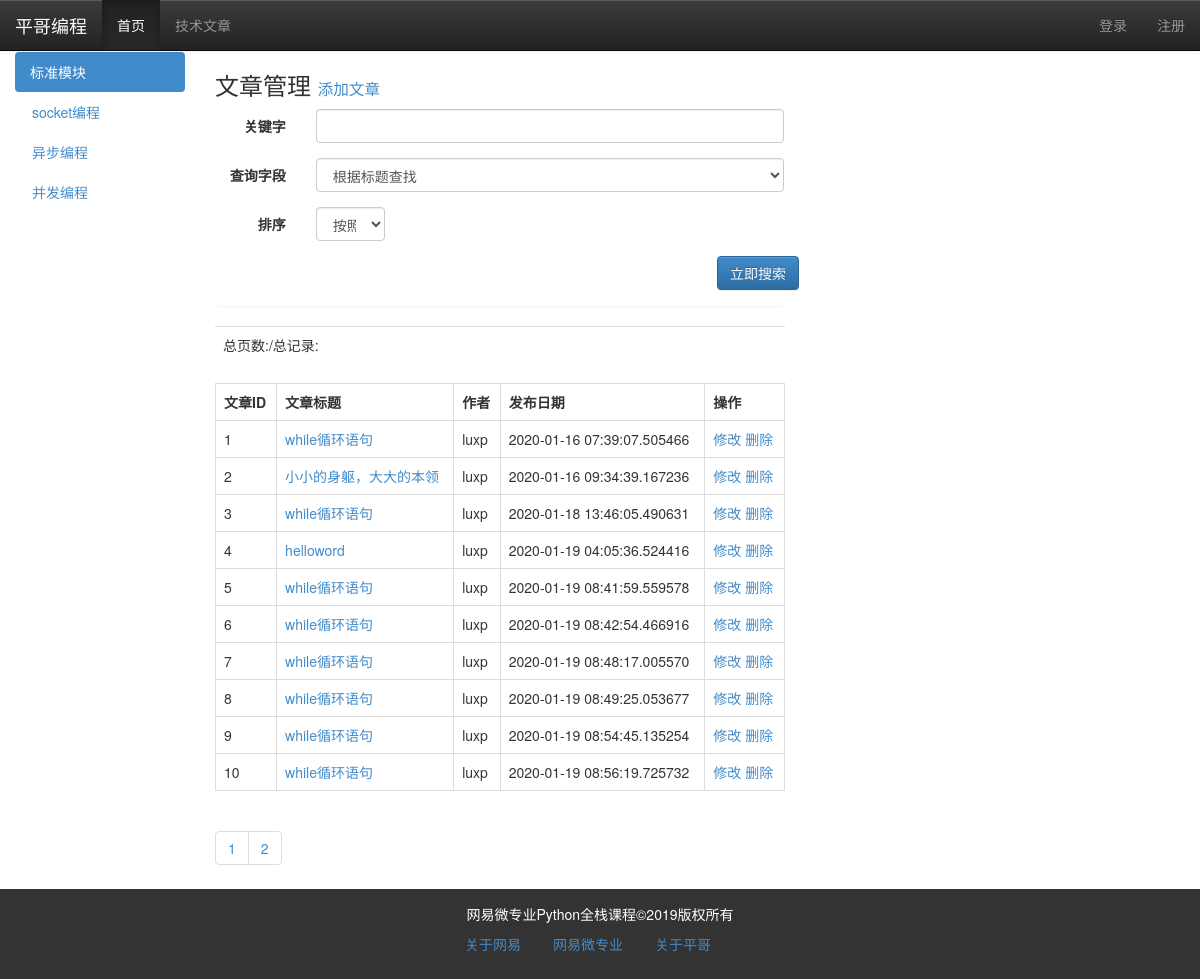
/article/list, run on an earlier commit of the app's database.
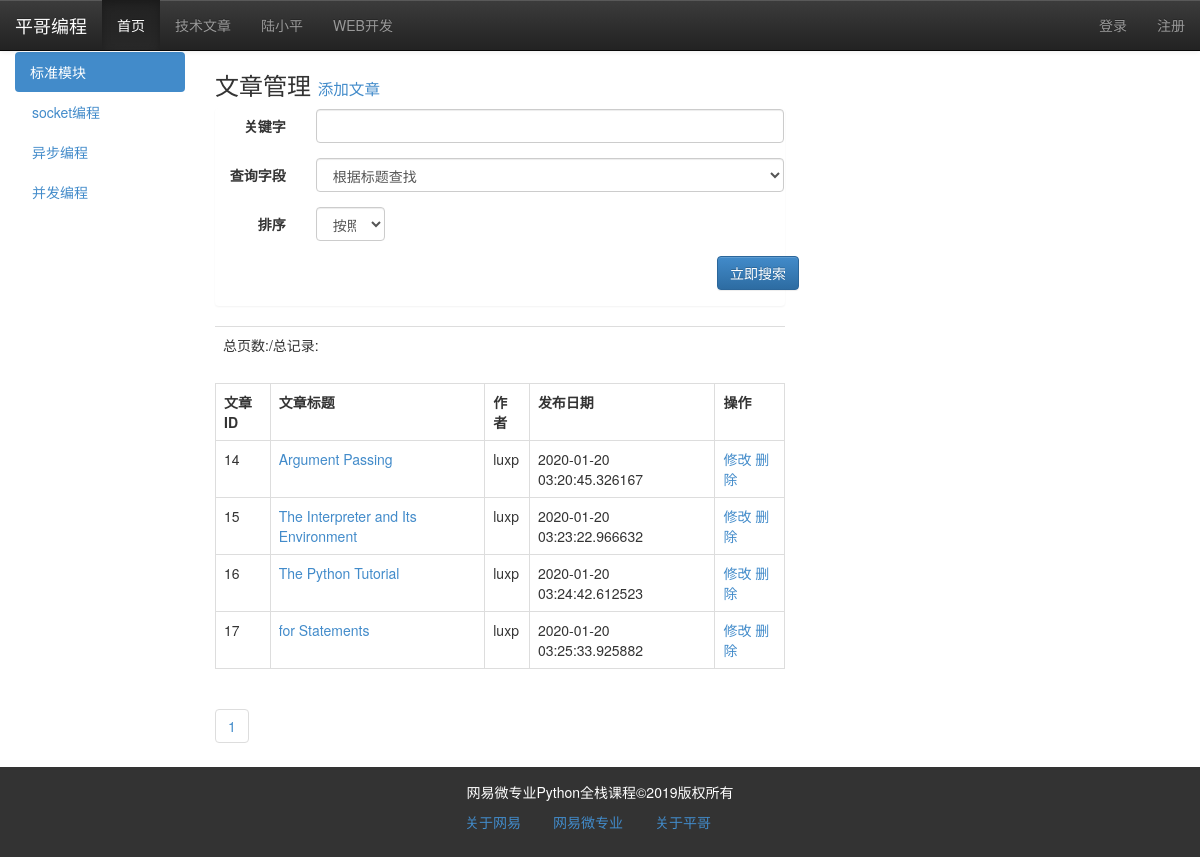
And on a later commit of the database.
### models.py (models this page shows)
class Category(db.Model):
    cate_id = db.Column(db.Integer, primary_key=True)
    cate_name = db.Column(db.String, unique=True)
    cate_order = db.Column(db.Integer, default=0)
    articles = db.relationship("Article")

class Article(db.Model):
    id = db.Column(db.Integer, primary_key=True)
    title = db.Column(db.String)
    intro = db.Column(db.String)
    content = db.Column(db.Text)
    author = db.Column(db.String)
    pubdate = db.Column(db.DateTime, default=datetime.utcnow)
    cate_id = db.Column(db.Integer, db.ForeignKey("category.cate_id"))

### views/articles.py (the view)
@article_app.route("/list/<int:page>", methods=['get', "post"])
@article_app.route("/list", defaults={"page":1},methods=['get', "post"])
def list(page):
    if request.method == "POST":
        q = request.form['q']
        condition = {request.form['field']:q}
        if request.form['field'] == "title":
            condition = Article.title.like('%%%s%%' % q)
        else:
            condition = Article.content.like('%%%s%%' % q)
        if request.form['order'] == "1":
            order = Article.id.asc()
        else:
            order = Article.id.desc()
        res = Article.query.filter(condition)\
                                .order_by(order)\
                                .paginate(page, 10)
    else:
        res = Article.query.paginate(page,10)
    articles = res.items
    pageList = res.iter_pages()
    return render_template("article/article_list.html", articles=articles,
                           pageList=pageList
                           )

### app.py (called while the page is built)
@app.context_processor
def account():
    username = session.get('user')
    return {"username":username}

@app.context_processor
def getCateList():
    cates = Category.query.all()
    return {"cates":cates}

### templates/article/article_list.html (shortened to what this page needs)
{% extends "base.html" %}
{% block content %}
		<div class="container-fluid">
			<div class="row">
				<div class="col-md-2 hidden-xs hidden-sm">
					<ul class="nav nav-pills  " id="left_menu">
						<li class="active"><a href="">标准模块</a></li>
						<li ><a href="#" data-toggle="dropdown">
										socket编程
								</a>
						</li>
						<li><a href="">异步编程</a></li>
						<li><a href="">并发编程</a></li>
					</ul>
				</div>
				<div class="col-md-6">
                    <h3>文章管理
                    <small>
                            <a href="{{ url_for("article_app.post") }}">
                                添加文章
                            </a>
                        </small>
                    </h3>
                    <div class="panel">
                        <form action=""  method="post" class="form-horizontal" >
                            <div class="form-group">
                                <label for="q" class="col-xs-2 control-label">关键字</label>
                                <div class="col-xs-10">
                                    <input type="text" name="q" class="form-control">
                                </div>
                            </div>
                            <div class="form-group">
                                <label for="field" class="col-xs-2 control-label">查询字段</label>
                                <div class="col-xs-10">
                                    <select name="field" class="form-control">
                                        <option value="title">根据标题查找</option>
                                    </select>
                                </div>
                            </div>
                            <div class="form-group">
                                <label for="排序" class="col-xs-2 control-label">排序</label>
                                <div class="col-xs-2">
                                   <select name="order" class="form-control">
                                        <option value="1" checked>按照id升序排序</option>
                                    </select>
                                </div>
                            </div>
                            <div class="form-group ">
                                <input type="submit" name="search" class="btn btn-primary pull-right" value="立即搜索">
                            </div>
                        </form>
                    </div>
                    <table class="table">
                        <tr>
                            <td>总页数:{{ pages }}/总记录:{{ total }}</td>
                        </tr>
                    </table>
					<table class="table table-bordered ">
                        <tr>
                            <th>文章ID</th>
                            <th>文章标题</th>
                            <th>作者</th>
                            <th>发布日期</th>
                            <th>操作</th>
                        </tr>
                        {% for article in articles %}
                        <tr>
                            <td>{{ article.id }}</td>
                            <td><a href="{{ url_for("article_app.view", article_id=article.id) }}">{{ article.title }}</a></td>
                            <td>{{ article.author }}</td>
                            <td>{{ article.pubdate }}</td>
                            <td>
                                <a href="{{ url_for("article_app.edit", article_id=article.id) }}">修改</a>
                                <a href="{{ url_for("article_app.delete", article_id=article.id) }}">删除</a>
                            </td>
                        </tr>
                        {% endfor %}
                    </table>
					<ul class="pagination">
                        {% for page in pageList %}
                            {% if page!=None %}
						<li><a href="{{ url_for("article_app.list", page=page) }}">{{ page }}</a></li>
                            {% else %}
                            <li><a href="#">...</a></li>
                            {% endif %}
						{% endfor %}
					</ul>
				</div>
				</div>
			</div>
{% endblock %}

### templates/base.html (shortened to what this page needs)
<!DOCTYPE html>
<html lang="en">
{% block head %}
    <head>
        <link rel="stylesheet" type="text/css" href="{{ url_for("static", filename="css/bootstrap.css") }}"/>
	    <link rel="stylesheet" type="text/css" href="{{ url_for("static", filename="css/bootstrap-theme.css") }}"/>
	</head>
{%  endblock %}
<body>
{%  block nav %}
      <nav class="navbar navbar-default navbar-fixed-top navbar-inverse">
			<div class="navbar-header">
				<a href="" class="navbar-brand">平哥编程</a>
			</div>
			<div class="collapse navbar-collapse" id="navmenu">
				<ul class="nav navbar-nav" >
					<li class="active"><a href="{{ url_for("index") }}">首页</a></li>
					{% for cate in cates %}
                        <li><a href="{{ url_for("article_app.getArticleList",cate_id=cate.cate_id, page=1) }}">{{ cate.cate_name }}</a> </li>
                    {% endfor %}
                </ul>
                <ul class="nav navbar-nav pull-right">
                   {% if not username %}
                        <li><a href="{{ url_for("login") }}">登录</a></li>
                        <li><a href="{{ url_for("user_app.register") }}">注册</a></li>
                   {% else %}
                       <li><a href="#">{{ username }}</a></li>
                       <li><a href="{{ url_for("logout") }}">logout</a></li>
				    {% endif %}
                </ul>
			</div>
		</nav>
{% endblock %}
{% block content %}{%  endblock %}
{% block footer %}
          <footer>
			<div class="container-fluid">
				<div class="row">
					<div class="col-md-12">
						网易微专业Python全栈课程&copy;2019版权所有
					</div>
				</div>
			</div>
			<nav >
				<ul class="nav nav-pills   ">
					<li><a href="">关于网易</a></li>
					<li><a href="">网易微专业</a></li>
					<li><a href="">关于平哥</a></li>
				</ul>
			</nav>
		</footer>
{% endblock %}
</body>
</html>

### templates/base.html (style rules this page uses)
body { padding-top: 52px; }
#left_menu>li { width:100%; }
footer { padding: 15px; background: #333; text-align: center; color: #fff; }
footer nav { margin: auto; width: 300px; }

What changed in the data, as far as the page shows it:
removed Article: id "1", title "while循环语句", author "luxp", pubdate "2020-01-16 07:39:07.505466"
removed Article: id "2", title "小小的身躯，大大的本领", author "luxp", pubdate "2020-01-16 09:34:39.167236"
removed Article: id "3", title "while循环语句", author "luxp", pubdate "2020-01-18 13:46:05.490631"
removed Article: id "4", title "helloword", author "luxp", pubdate "2020-01-19 04:05:36.524416"
removed Article: id "5", title "while循环语句", author "luxp", pubdate "2020-01-19 08:41:59.559578"
removed Article: id "6", title "while循环语句", author "luxp", pubdate "2020-01-19 08:42:54.466916"
removed Article: id "7", title "while循环语句", author "luxp", pubdate "2020-01-19 08:48:17.005570"
removed Article: id "8", title "while循环语句", author "luxp", pubdate "2020-01-19 08:49:25.053677"
removed Article: id "9", title "while循环语句", author "luxp", pubdate "2020-01-19 08:54:45.135254"
removed Article: id "10", title "while循环语句", author "luxp", pubdate "2020-01-19 08:56:19.725732"
added Category: cate_name "陆小平"
added Category: cate_name "WEB开发"
added Article: id "14", title "Argument Passing", author "luxp", pubdate "2020-01-20 03:20:45.326167"
added Article: id "15", title "The Interpreter and Its Environment", author "luxp", pubdate "2020-01-20 03:23:22.966632"
added Article: id "16", title "The Python Tutorial", author "luxp", pubdate "2020-01-20 03:24:42.612523"
added Article: id "17", title "for Statements", author "luxp", pubdate "2020-01-20 03:25:33.925882"
Also different on the page:
list line gone: "2"
